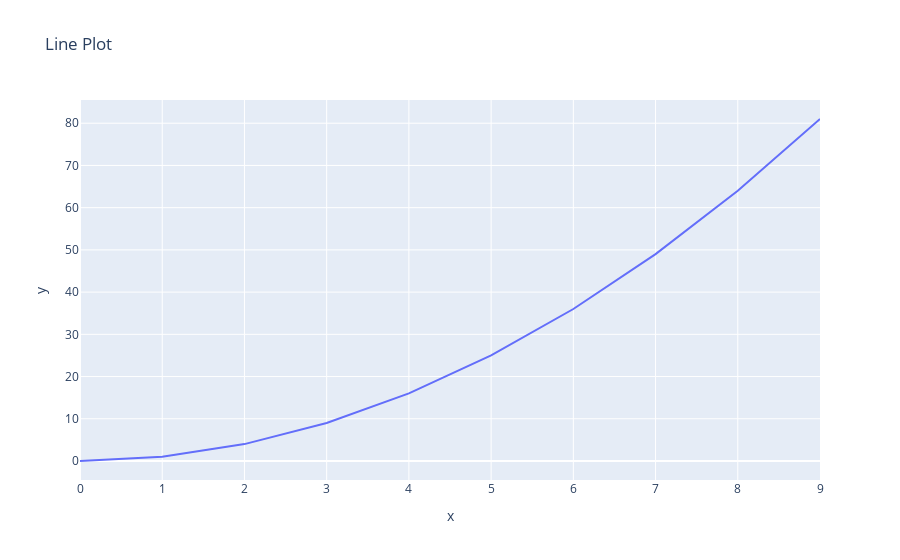

Notebook code cell kept with this figure:
### Code cell
import plotly.express as px
fig = px.line(x=x, y=y, title="Line Plot")
fig.show()

### Figure 1 — Plotly figure (JSON) as saved in the notebook; plotly's stock layout.template omitted (floating-point values rounded to 4 significant figures)
{"data": [{"hovertemplate": "x=%{x}<br>y=%{y}<extra></extra>", "legendgroup": "", "line": {"color": "#636efa", "dash": "solid"}, "marker": {"symbol": "circle"}, "mode": "lines", "name": "", "orientation": "v", "showlegend": false, "type": "scatter", "x": [0, 1, 2, 3, 4, 5, 6, 7, 8, 9], "xaxis": "x", "y": [0, 1, 4, 9, 16, 25, 36, 49, 64, 81], "yaxis": "y"}], "layout": {"legend": {"tracegroupgap": 0}, "title": {"text": "Line Plot"}, "xaxis": {"anchor": "y", "domain": [0, 1], "title": {"text": "x"}}, "yaxis": {"anchor": "x", "domain": [0, 1], "title": {"text": "y"}}}}
